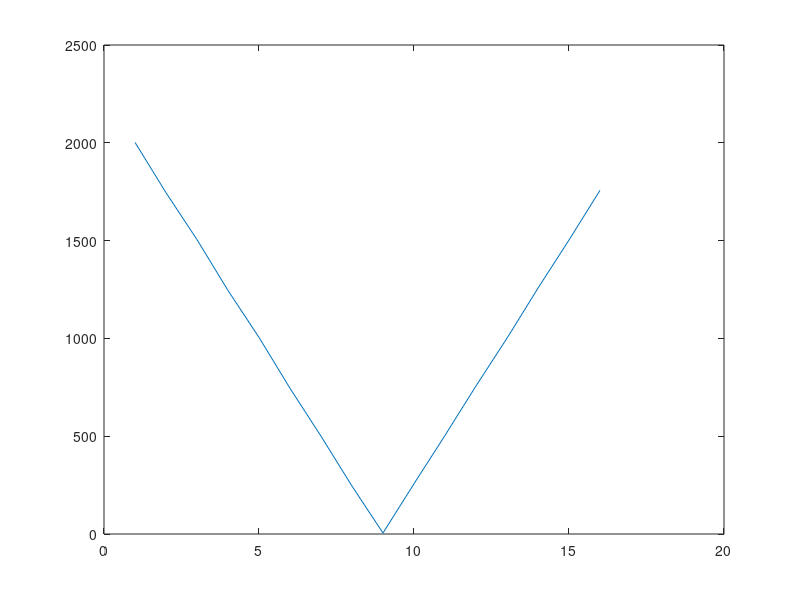

Recreate this plot in MATLAB.
% script to help me understand harmonic rejection...
t = 0:0.005:20-0.005;
N = length(t);
M = 16;
light = sin(2*pi*t)<0;

sensor = zeros(1,length(t));
% ratio is 1:sqrt(2):1.
c1 = N * 1/(2+sqrt(2));
c2 = c1 + N * sqrt(2)/(2+sqrt(2));

pixel = [];

for j = 0:M-1
for i = 1:N
    if i < c1
        sensor(i) = sin(2*pi*t(i) + j*2*pi/M - pi/4) < 0;
    elseif i < c2
        sensor(i) = sin(2*pi*t(i) + j*2*pi/M)<0; 
    else
        sensor(i) = sin(2*pi*t(i) + j*2*pi/M + pi/4) < 0;
    end
    sensor(i) = sin(2*pi*t(i) + j*2*pi/M)<0;
end
pixel = [pixel sum(sensor.*light)];
end


plot(t, light,t,sensor);
plot(pixel);